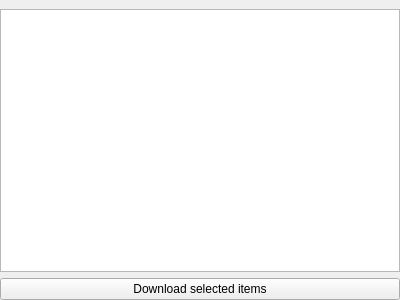
<?xml version="1.0" encoding="UTF-8"?>
<ui version="4.0">
 <class>BrowseWidget</class>
 <widget class="QWidget" name="BrowseWidget">
  <property name="geometry">
   <rect>
    <x>0</x>
    <y>0</y>
    <width>400</width>
    <height>300</height>
   </rect>
  </property>
  <property name="windowTitle">
   <string/>
  </property>
  <property name="windowIcon">
   <iconset resource="../ressources.qrc">
    <normaloff>:/icons/ressources/folder.png</normaloff>:/icons/ressources/folder.png</iconset>
  </property>
  <layout class="QVBoxLayout" name="verticalLayout">
   <property name="leftMargin">
    <number>0</number>
   </property>
   <property name="topMargin">
    <number>9</number>
   </property>
   <property name="rightMargin">
    <number>0</number>
   </property>
   <property name="bottomMargin">
    <number>0</number>
   </property>
   <item>
    <widget class="QTreeView" name="treeView">
     <property name="alternatingRowColors">
      <bool>true</bool>
     </property>
     <property name="uniformRowHeights">
      <bool>true</bool>
     </property>
     <property name="headerHidden">
      <bool>false</bool>
     </property>
    </widget>
   </item>
   <item>
    <widget class="QPushButton" name="butDownload">
     <property name="enabled">
      <bool>true</bool>
     </property>
     <property name="toolTip">
      <string>Download selected items to the first shared directory with enough free space</string>
     </property>
     <property name="text">
      <string>Download selected items</string>
     </property>
     <property name="icon">
      <iconset resource="../ressources.qrc">
       <normaloff>:/icons/ressources/download.png</normaloff>:/icons/ressources/download.png</iconset>
     </property>
    </widget>
   </item>
  </layout>
 </widget>
 <resources>
  <include location="../ressources.qrc"/>
 </resources>
 <connections/>
</ui>
